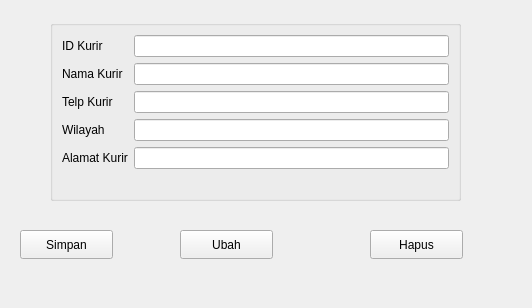
<?xml version="1.0" encoding="UTF-8"?>
<ui version="4.0">
 <class>FormKurir</class>
 <widget class="QWidget" name="FormKurir">
  <property name="geometry">
   <rect>
    <x>0</x>
    <y>0</y>
    <width>532</width>
    <height>308</height>
   </rect>
  </property>
  <property name="windowTitle">
   <string>Form</string>
  </property>
  <widget class="QGroupBox" name="formGroupBox">
   <property name="geometry">
    <rect>
     <x>50</x>
     <y>20</y>
     <width>411</width>
     <height>181</height>
    </rect>
   </property>
   <layout class="QFormLayout" name="formLayout">
    <item row="0" column="0">
     <widget class="QLabel" name="iDKurirLabel">
      <property name="text">
       <string>ID Kurir</string>
      </property>
     </widget>
    </item>
    <item row="0" column="1">
     <widget class="QLineEdit" name="iDKurirLineEdit"/>
    </item>
    <item row="1" column="0">
     <widget class="QLabel" name="namaKurirLabel">
      <property name="text">
       <string>Nama Kurir</string>
      </property>
     </widget>
    </item>
    <item row="1" column="1">
     <widget class="QLineEdit" name="namaKurirLineEdit"/>
    </item>
    <item row="2" column="0">
     <widget class="QLabel" name="telpKurirLabel">
      <property name="text">
       <string>Telp Kurir</string>
      </property>
     </widget>
    </item>
    <item row="2" column="1">
     <widget class="QLineEdit" name="telpKurirLineEdit"/>
    </item>
    <item row="3" column="0">
     <widget class="QLabel" name="wilayahLabel">
      <property name="text">
       <string>Wilayah</string>
      </property>
     </widget>
    </item>
    <item row="3" column="1">
     <widget class="QLineEdit" name="wilayahLineEdit"/>
    </item>
    <item row="4" column="0">
     <widget class="QLabel" name="alamatKurirLabel">
      <property name="text">
       <string>Alamat Kurir</string>
      </property>
     </widget>
    </item>
    <item row="4" column="1">
     <widget class="QLineEdit" name="alamatKurirLineEdit"/>
    </item>
   </layout>
  </widget>
  <widget class="QPushButton" name="pushButton">
   <property name="geometry">
    <rect>
     <x>20</x>
     <y>230</y>
     <width>93</width>
     <height>29</height>
    </rect>
   </property>
   <property name="text">
    <string>Simpan</string>
   </property>
  </widget>
  <widget class="QPushButton" name="pushButton_2">
   <property name="geometry">
    <rect>
     <x>180</x>
     <y>230</y>
     <width>93</width>
     <height>29</height>
    </rect>
   </property>
   <property name="text">
    <string>Ubah</string>
   </property>
  </widget>
  <widget class="QPushButton" name="pushButton_3">
   <property name="geometry">
    <rect>
     <x>370</x>
     <y>230</y>
     <width>93</width>
     <height>29</height>
    </rect>
   </property>
   <property name="text">
    <string>Hapus</string>
   </property>
  </widget>
 </widget>
 <resources/>
 <connections/>
</ui>
